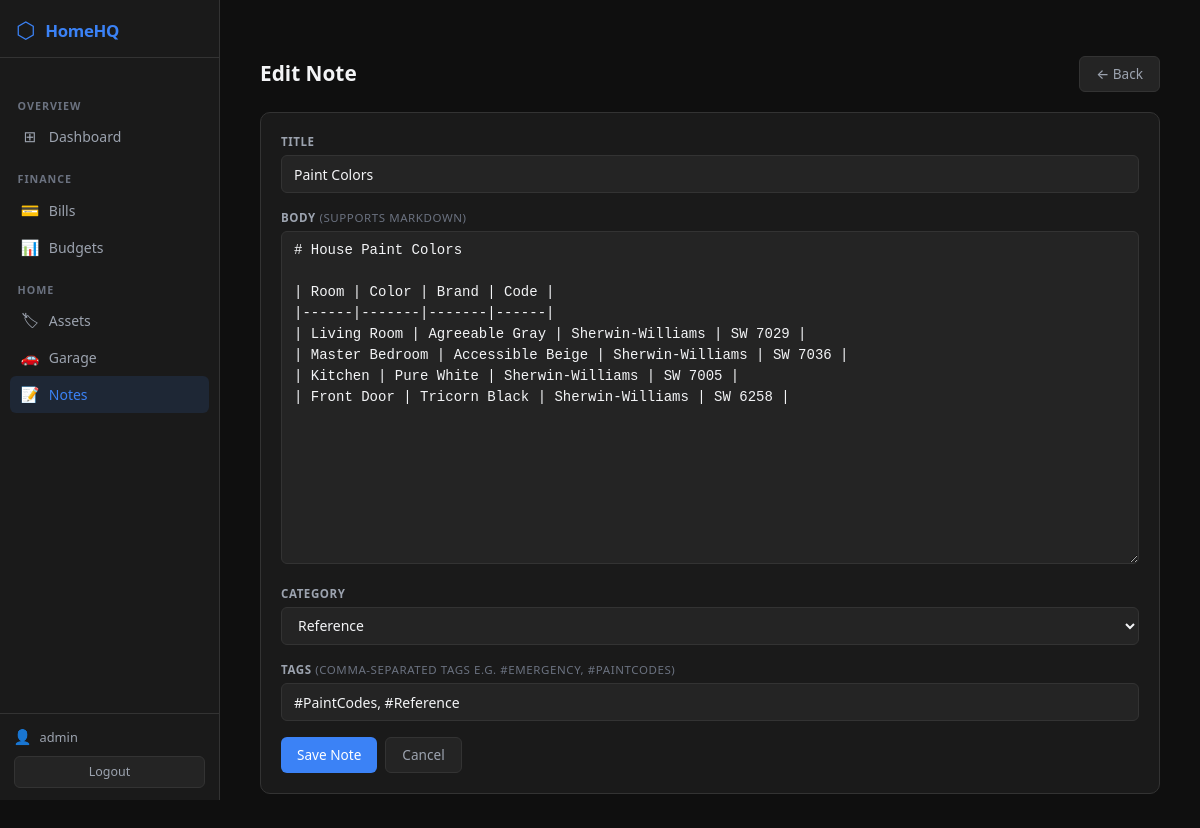
/notes/3/edit/ (signed in), run on the app's committed database.
### notes/models.py (models this page shows, shortened)
class Note(models.Model):
    title = models.CharField(max_length=300)
    body = models.TextField(help_text="Supports Markdown")
    category = models.ForeignKey(NoteCategory, on_delete=models.SET_NULL, null=True, blank=True, related_name='notes')
    tags = models.CharField(max_length=500, blank=True, help_text="Comma-separated tags e.g. #Emergency, #PaintCodes")
    created_at = models.DateTimeField(default=timezone.now)
    updated_at = models.DateTimeField(auto_now=True)
    class Meta:
        ordering = ['-updated_at']

### notes/views.py (the view)
# urls.py: path('<int:pk>/edit/', views.note_edit, name='note_edit'),
@login_required
def note_edit(request, pk):
    note = get_object_or_404(Note, pk=pk)
    form = NoteForm(request.POST or None, instance=note)
    if form.is_valid():
        form.save()
        messages.success(request, 'Note updated.')
        return redirect('note_detail', pk=pk)
    return render(request, 'notes/note_form.html', {'form': form, 'title': 'Edit Note'})

### notes/forms.py
class NoteForm(DarkFormMixin, forms.ModelForm):
    class Meta:
        model = Note
        fields = ['title', 'body', 'category', 'tags']
        widgets = {
            'body': forms.Textarea(attrs={'rows': 15, 'class': 'font-monospace'}),
            'tags': forms.TextInput(attrs={'placeholder': '#Emergency, #PaintCodes'}),
        }

### notes/models.py (called while the page is built)
    def __str__(self):
        return self.name

### templates/notes/note_form.html (shortened to what this page needs)
{% extends 'base.html' %}
{% block content %}
<div style="max-width:900px;margin:2rem auto;">
  <div class="page-header">
    <h1 class="page-title">{{ title }}</h1>
    <a href="{% url 'note_list' %}" class="btn-hq-secondary text-decoration-none">← Back</a>
  </div>
  <div class="card-hq">
    <form method="post">
      {% for field in form %}
      <div class="form-group-hq">
        <label class="form-label-hq">{{ field.label }}{% if field.help_text %} <span style="font-weight:400;color:var(--text-subtle);">({{ field.help_text }})</span>{% endif %}</label>
        <div>{{ field }}</div>
      </div>
      {% endfor %}
      <div class="d-flex gap-2 mt-3">
        <button type="submit" class="btn-hq-primary">Save Note</button>
        <a href="{% url 'note_list' %}" class="btn-hq-secondary text-decoration-none">Cancel</a>
      </div>
    </form>
  </div>
</div>
{% endblock %}

### templates/base.html (shortened to what this page needs)
{% load static %}
<!DOCTYPE html>
<html lang="en">
<head>
  <link rel="stylesheet" href="{% static 'css/bootstrap.min.css' %}">
  <link rel="stylesheet" href="{% static 'css/homehq.css' %}">
</head>
<body>
<div class="shell">
  <aside class="sidebar">
    <a class="sidebar-brand text-decoration-none" href="{% url 'dashboard' %}">
      <span class="sidebar-brand-icon">⬡</span>
      <span class="sidebar-brand-text">HomeHQ</span>
    </a>
    <nav class="sidebar-nav mt-3">
      <div class="sidebar-section-label">Overview</div>
      <a class="sidebar-link text-decoration-none {% if request.resolver_match.url_name == 'dashboard' %}active{% endif %}"
         href="{% url 'dashboard' %}">
        <span class="sidebar-icon">⊞</span> Dashboard
      </a>
      <div class="sidebar-section-label">Finance</div>
      <a class="sidebar-link text-decoration-none {% if 'bills' in request.path %}active{% endif %}"
         href="{% url 'bill_list' %}">
        <span class="sidebar-icon">💳</span> Bills
      </a>
      <a class="sidebar-link text-decoration-none {% if 'budgets' in request.path %}active{% endif %}"
         href="{% url 'budget_list' %}">
        <span class="sidebar-icon">📊</span> Budgets
      </a>
      <div class="sidebar-section-label">Home</div>
      <a class="sidebar-link text-decoration-none {% if 'assets' in request.path %}active{% endif %}"
         href="{% url 'asset_list' %}">
        <span class="sidebar-icon">🏷</span> Assets
      </a>
      <a class="sidebar-link text-decoration-none {% if 'vehicles' in request.path %}active{% endif %}"
         href="{% url 'vehicle_list' %}">
        <span class="sidebar-icon">🚗</span> Garage
      </a>
      <a class="sidebar-link text-decoration-none {% if 'notes' in request.path %}active{% endif %}"
         href="{% url 'note_list' %}">
        <span class="sidebar-icon">📝</span> Notes
      </a>
    </nav>
    <div class="sidebar-footer">
      <div class="sidebar-user">
        <span class="sidebar-user-icon">👤</span>
        <span class="sidebar-username">{{ request.user.username }}</span>
      </div>
      <form method="post" action="{% url 'logout' %}" style="margin:0;">
        <button type="submit" class="sidebar-logout-btn">Logout</button>
      </form>
    </div>
  </aside>
  <div class="main-area">
    <div class="page-container">
      {% block content %}{% endblock %}
    </div>
  </div>
</div>
</body>
</html>

### static/css/homehq.css (style rules this page uses)
:root { --bg-primary: #0F0F0F; --bg-surface: #1A1A1A; --bg-elevated: #242424; --bg-hover: #2E2E2E; --border: #333333; --accent-blue: #3B82F6; --accent-green: #10B981; --accent-yellow:#F59E0B; --accent-red: #EF4444; --accent-purple:#A855F7; --text-primary: #F3F4F6; --text-muted: #9CA3AF; --text-subtle: #6B7280; --sidebar-w: 220px; }
*, *::before, *::after { box-sizing: border-box; }
body { margin: 0; background: var(--bg-primary); color: var(--text-primary); font-family: system-ui, -apple-system, "Segoe UI", sans-serif; font-size: 14px; line-height: 1.5; }
.shell { display: flex; min-height: 100vh; }
.main-area { flex: 1; min-width: 0; display: flex; flex-direction: column; }
.page-container { padding: 1.5rem; max-width: 1380px; }
.sidebar { width: var(--sidebar-w); flex-shrink: 0; background: var(--bg-surface); border-right: 1px solid var(--border); display: flex; flex-direction: column; position: sticky; top: 0; height: 100vh; overflow-y: auto; overflow-x: hidden; }
.sidebar-brand { display: flex; align-items: center; gap: 0.6rem; padding: 1.1rem 1rem 0.9rem; border-bottom: 1px solid var(--border); }
.sidebar-brand-icon { font-size: 1.4rem; color: var(--accent-blue); line-height: 1; }
.sidebar-brand-text { font-size: 1.05rem; font-weight: 700; color: var(--accent-blue); letter-spacing: -0.3px; }
.sidebar-nav { flex: 1; padding: 0.5rem 0.6rem; }
.sidebar-section-label { font-size: 0.67rem; font-weight: 700; color: var(--text-subtle); text-transform: uppercase; letter-spacing: 0.09em; padding: 0.75rem 0.5rem 0.25rem; margin-top: 0.25rem; }
.sidebar-link { display: flex; align-items: center; gap: 0.55rem; padding: 0.45rem 0.65rem; border-radius: 6px; color: var(--text-muted); font-size: 0.875rem; font-weight: 500; transition: background 0.12s ease, color 0.12s ease; white-space: nowrap; }
.sidebar-link.active { background: rgba(59,130,246,0.12); color: var(--accent-blue); }
.sidebar-icon { font-size: 0.95rem; width: 20px; text-align: center; flex-shrink: 0; }
.sidebar-footer { border-top: 1px solid var(--border); padding: 0.75rem 0.85rem; }
.sidebar-user { display: flex; align-items: center; gap: 0.5rem; margin-bottom: 0.5rem; }
.sidebar-user-icon { font-size: 0.9rem; }
.sidebar-username { font-size: 0.8rem; color: var(--text-muted); overflow: hidden; text-overflow: ellipsis; white-space: nowrap; }
.sidebar-logout-btn { width: 100%; background: var(--bg-elevated); border: 1px solid var(--border); border-radius: 6px; color: var(--text-muted); font-size: 0.78rem; padding: 0.35rem 0; cursor: pointer; transition: all 0.12s ease; }
.card-hq { background: var(--bg-surface); border: 1px solid var(--border); border-radius: 10px; padding: 1.25rem; margin-bottom: 1rem; }
.btn-hq-primary { background: var(--accent-blue); color:#fff; border:none; border-radius:6px; padding:0.42rem 1rem; font-size:.85rem; font-weight:500; cursor:pointer; transition:background .12s; display:inline-block; }
.btn-hq-secondary { background: var(--bg-elevated); color:var(--text-muted); border:1px solid var(--border); border-radius:6px; padding:0.42rem 1rem; font-size:.85rem; font-weight:500; cursor:pointer; transition:all .12s; display:inline-block; }
.form-control-hq, .form-select-hq { background: var(--bg-elevated); border: 1px solid var(--border); color: var(--text-primary); border-radius: 6px; padding: 0.48rem 0.75rem; font-size: .875rem; width: 100%; transition: border-color .12s, box-shadow .12s; }
.form-control-hq::placeholder { color: var(--text-subtle); }
.form-label-hq { font-size: .72rem; font-weight:700; color:var(--text-muted); margin-bottom:.3rem; text-transform:uppercase; letter-spacing:.05em; display:block; }
.form-group-hq { margin-bottom:1rem; }
.page-header { display: flex; justify-content: space-between; align-items: center; margin-bottom: 1.25rem; }
.page-title { font-size: 1.3rem; font-weight:700; color:var(--text-primary); margin:0; }

### data on the page
Note: form "Paint Colors" "# House Paint Colors | Room | Color | Brand | Code | |------|-------|-------|------| | Living Room | Agreeable Gray | Sherwin-Williams | SW 7029 | | Master Bedroom | Accessible Beige | Sherwin-Williams | SW 7036 | | Kitchen | Pure White | Sherwin-Williams | SW 7005 | | Front Door | Tricorn Black | Sherwin-Williams | SW 6258 |" "Reference" "#PaintCodes, #Reference"

### other printed values
{{ request.user.username }} "admin"
{{ title }} "Edit Note"
{{ field.label }} "TITLE" "BODY" "CATEGORY" "TAGS"
{{ field.help_text }} "SUPPORTS MARKDOWN" "COMMA-SEPARATED TAGS E.G. #EMERGENCY, #PAINTCODES"
